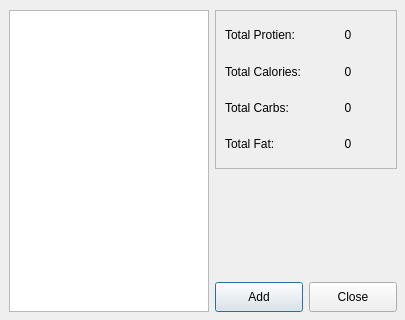
<?xml version="1.0" encoding="UTF-8"?>
<ui version="4.0">
 <class>ExistingRecipe</class>
 <widget class="QDialog" name="ExistingRecipe">
  <property name="geometry">
   <rect>
    <x>0</x>
    <y>0</y>
    <width>405</width>
    <height>320</height>
   </rect>
  </property>
  <property name="minimumSize">
   <size>
    <width>405</width>
    <height>320</height>
   </size>
  </property>
  <property name="maximumSize">
   <size>
    <width>405</width>
    <height>320</height>
   </size>
  </property>
  <property name="windowTitle">
   <string>Add Existing Recipe</string>
  </property>
  <widget class="QWidget" name="layoutWidget">
   <property name="geometry">
    <rect>
     <x>9</x>
     <y>10</y>
     <width>388</width>
     <height>302</height>
    </rect>
   </property>
   <layout class="QHBoxLayout" name="horizontalLayout_2">
    <item>
     <widget class="QListWidget" name="listWidget">
      <property name="minimumSize">
       <size>
        <width>190</width>
        <height>300</height>
       </size>
      </property>
      <property name="maximumSize">
       <size>
        <width>200</width>
        <height>330</height>
       </size>
      </property>
      <property name="dragEnabled">
       <bool>false</bool>
      </property>
      <property name="dragDropMode">
       <enum>QAbstractItemView::DragOnly</enum>
      </property>
      <property name="selectionMode">
       <enum>QAbstractItemView::ContiguousSelection</enum>
      </property>
     </widget>
    </item>
    <item>
     <layout class="QVBoxLayout" name="verticalLayout">
      <item>
       <widget class="QFrame" name="frame">
        <property name="minimumSize">
         <size>
          <width>150</width>
          <height>150</height>
         </size>
        </property>
        <property name="maximumSize">
         <size>
          <width>200</width>
          <height>200</height>
         </size>
        </property>
        <property name="frameShape">
         <enum>QFrame::StyledPanel</enum>
        </property>
        <property name="frameShadow">
         <enum>QFrame::Raised</enum>
        </property>
        <layout class="QGridLayout" name="gridLayout">
         <item row="3" column="0">
          <widget class="QLabel" name="FatLabel">
           <property name="maximumSize">
            <size>
             <width>90</width>
             <height>16777215</height>
            </size>
           </property>
           <property name="text">
            <string>Total Fat:</string>
           </property>
          </widget>
         </item>
         <item row="0" column="1">
          <widget class="QLabel" name="ProtienInputLabel">
           <property name="maximumSize">
            <size>
             <width>100</width>
             <height>16777215</height>
            </size>
           </property>
           <property name="text">
            <string>0</string>
           </property>
           <property name="alignment">
            <set>Qt::AlignCenter</set>
           </property>
          </widget>
         </item>
         <item row="1" column="1">
          <widget class="QLabel" name="CaloriesInputLabel">
           <property name="maximumSize">
            <size>
             <width>100</width>
             <height>16777215</height>
            </size>
           </property>
           <property name="text">
            <string>0</string>
           </property>
           <property name="scaledContents">
            <bool>false</bool>
           </property>
           <property name="alignment">
            <set>Qt::AlignCenter</set>
           </property>
           <property name="wordWrap">
            <bool>false</bool>
           </property>
          </widget>
         </item>
         <item row="1" column="0">
          <widget class="QLabel" name="CalorieLabel">
           <property name="maximumSize">
            <size>
             <width>90</width>
             <height>16777215</height>
            </size>
           </property>
           <property name="text">
            <string>Total Calories:</string>
           </property>
          </widget>
         </item>
         <item row="0" column="0">
          <widget class="QLabel" name="ProtienLabel">
           <property name="maximumSize">
            <size>
             <width>90</width>
             <height>16777215</height>
            </size>
           </property>
           <property name="text">
            <string>Total Protien:</string>
           </property>
          </widget>
         </item>
         <item row="2" column="0">
          <widget class="QLabel" name="CarbsLabel">
           <property name="maximumSize">
            <size>
             <width>90</width>
             <height>16777215</height>
            </size>
           </property>
           <property name="text">
            <string>Total Carbs:</string>
           </property>
          </widget>
         </item>
         <item row="3" column="1">
          <widget class="QLabel" name="FatInputLabel">
           <property name="maximumSize">
            <size>
             <width>100</width>
             <height>16777215</height>
            </size>
           </property>
           <property name="text">
            <string>0</string>
           </property>
           <property name="alignment">
            <set>Qt::AlignCenter</set>
           </property>
           <property name="wordWrap">
            <bool>true</bool>
           </property>
          </widget>
         </item>
         <item row="2" column="1">
          <widget class="QLabel" name="CarbsInputLabel">
           <property name="maximumSize">
            <size>
             <width>100</width>
             <height>16777215</height>
            </size>
           </property>
           <property name="text">
            <string>0</string>
           </property>
           <property name="alignment">
            <set>Qt::AlignCenter</set>
           </property>
          </widget>
         </item>
        </layout>
       </widget>
      </item>
      <item>
       <layout class="QHBoxLayout" name="horizontalLayout">
        <property name="topMargin">
         <number>107</number>
        </property>
        <item>
         <widget class="QPushButton" name="AddRecipeCurrentButton">
          <property name="maximumSize">
           <size>
            <width>100</width>
            <height>30</height>
           </size>
          </property>
          <property name="text">
           <string>Add</string>
          </property>
         </widget>
        </item>
        <item>
         <widget class="QPushButton" name="CloseWindowButton">
          <property name="maximumSize">
           <size>
            <width>100</width>
            <height>30</height>
           </size>
          </property>
          <property name="text">
           <string>Close</string>
          </property>
         </widget>
        </item>
       </layout>
      </item>
     </layout>
    </item>
   </layout>
  </widget>
 </widget>
 <resources/>
 <connections/>
</ui>
